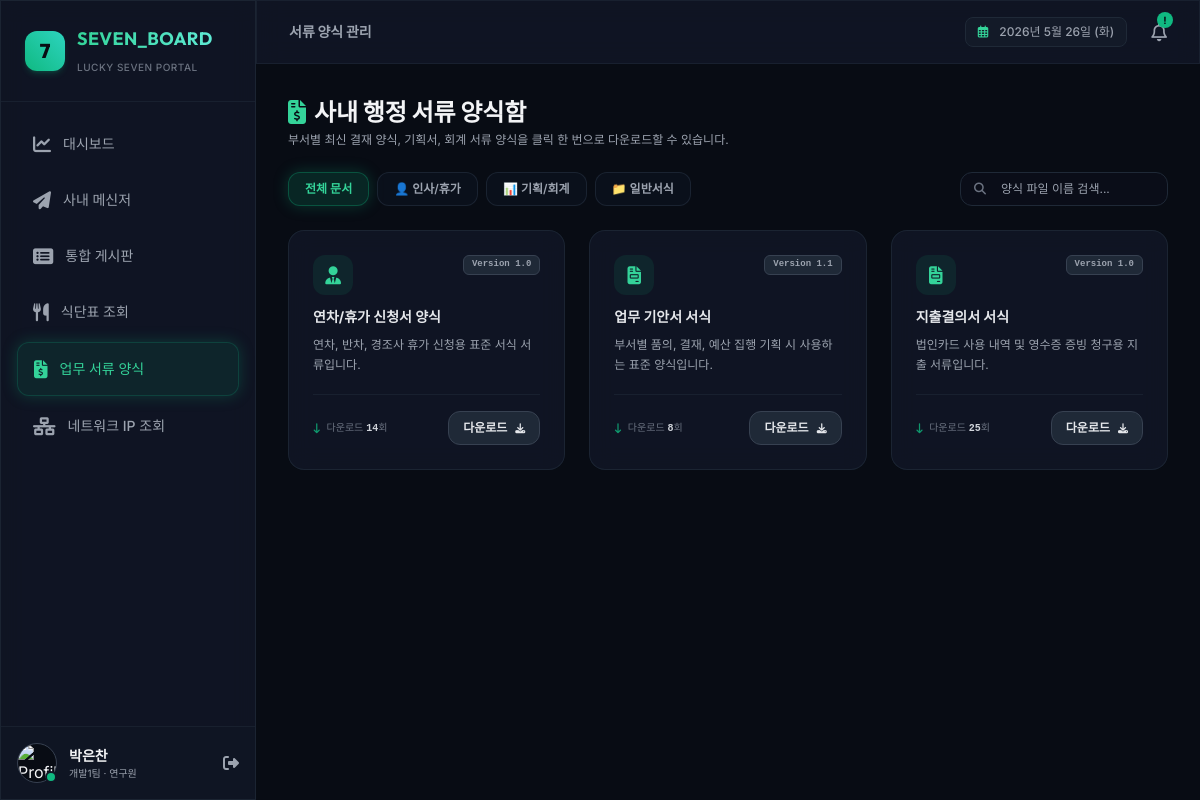
Page /documents (signed in) on the committed database.
### tables this page shows
CREATE TABLE users (
        id TEXT PRIMARY KEY,
        email TEXT UNIQUE NOT NULL,
        password TEXT NOT NULL,
        name TEXT NOT NULL,
        department TEXT NOT NULL,
        position TEXT NOT NULL,
        avatar_url TEXT,
        status TEXT DEFAULT 'Online',
        is_admin INTEGER DEFAULT 0,
        created_at TEXT DEFAULT (datetime('now', 'localtime'))
    );

CREATE TABLE documents (
        id TEXT PRIMARY KEY,
        title TEXT NOT NULL,
        description TEXT,
        category TEXT NOT NULL,
        file_url TEXT NOT NULL,
        version TEXT DEFAULT '1.0' NOT NULL,
        download_count INTEGER DEFAULT 0 NOT NULL,
        created_by TEXT,
        created_at TEXT DEFAULT (datetime('now', 'localtime')),
        FOREIGN KEY (created_by) REFERENCES users(id)
    );

### app.py (the view)
@app.route('/documents')
@login_required
def documents():
    category = request.args.get('category', 'All')
    search_query = request.args.get('search', '').strip()
    conn = get_db_connection()
    query = 'SELECT * FROM documents'
    params = []
    conditions = []
    if category != 'All':
        conditions.append('category = ?')
        params.append(category)
    if search_query:
        conditions.append('(title LIKE ? OR description LIKE ?)')
        params.extend([f"%{search_query}%", f"%{search_query}%"])
    if conditions:
        query += ' WHERE ' + ' AND '.join(conditions)
    query += ' ORDER BY created_at DESC'
    docs = conn.execute(query, params).fetchall()
    conn.close()
    return render_template('documents.html', docs=docs, category=category, search=search_query)

### app.py (called while the page is built)
def login_required(f):
    import functools
    @functools.wraps(f)
    def decorated_function(*args, **kwargs):
        if 'user_id' not in session:
            return redirect(url_for('login'))
        return f(*args, **kwargs)
    return decorated_function

@app.before_request
def load_logged_in_user():
    user_id = session.get('user_id')
    if user_id is None:
        g.user = None
    else:
        conn = get_db_connection()
        g.user = conn.execute('SELECT * FROM users WHERE id = ?', (user_id,)).fetchone()
        conn.close()

### database.py (called while the page is built)
def get_db_connection():
    conn = sqlite3.connect(DATABASE_FILE)
    conn.row_factory = sqlite3.Row  # 컬렉션을 dict처럼 다룰 수 있게 설정
    conn.execute("PRAGMA foreign_keys = ON") # 외래키 제약조건 활성화
    return conn

### templates/documents.html (shortened to what this page needs)
{% extends 'layout.html' %}
{% block content %}
<div class="space-y-6 animate-fade-in">
    <div class="flex flex-col md:flex-row md:items-center justify-between gap-4">
        <div>
            <h2 class="text-2xl font-bold font-outfit text-gray-100 flex items-center gap-2">
                <i class="fa-solid fa-file-invoice-dollar text-emerald-400"></i> 사내 행정 서류 양식함
            </h2>
            <p class="text-xs text-gray-400 mt-1">부서별 최신 결재 양식, 기획서, 회계 서류 양식을 클릭 한 번으로 다운로드할 수 있습니다.</p>
        </div>
    </div>
    <div class="grid grid-cols-1 md:grid-cols-4 gap-4 items-center">
        <div class="md:col-span-3 flex flex-wrap gap-2">
            {% set categories = [('All', '전체 문서'), ('HR', '👤 인사/휴가'), ('Finance', '📊 기획/회계'), ('General', '📁 일반서식')] %}
            {% for cat_val, cat_label in categories %}
            <a href="{{ url_for('documents', category=cat_val, search=search) }}"
               class="px-4 py-2 rounded-xl text-xs font-semibold border transition-all duration-300
               {% if category == cat_val %} bg-emerald-500/15 text-emerald-400 border-emerald-500/30 active-glow
               {% else %} bg-gray-900/40 text-gray-400 border-gray-800/80 hover:text-gray-200 hover:bg-gray-800/40 {% endif %}">
                {{ cat_label }}
            </a>
            {% endfor %}
        </div>
        <form action="{{ url_for('documents') }}" method="GET" class="relative">
            <span class="absolute inset-y-0 left-0 flex items-center pl-3.5 text-gray-500 text-xs">
                <i class="fa-solid fa-magnifying-glass"></i>
            </span>
            <input type="text" name="search" value="{{ search }}" placeholder="양식 파일 이름 검색..." class="w-full bg-[#0a0e1a]/80 border border-gray-800 focus:border-emerald-500/30 rounded-xl py-2 pl-10 pr-4 text-xs outline-none transition-colors text-gray-200">
        </form>
    </div>
    <div class="grid grid-cols-1 md:grid-cols-2 lg:grid-cols-3 gap-6">
        {% if docs %}
            {% for doc in docs %}
            <div class="glass-panel rounded-2xl p-6 border border-gray-800/80 hover:border-emerald-500/30 transition-all duration-300 flex flex-col justify-between space-y-5 group">
                <div class="space-y-3">
                    <div class="flex justify-between items-start">
                        <div class="h-10 w-10 bg-emerald-500/10 rounded-xl flex items-center justify-center text-emerald-400 text-lg group-hover:scale-110 transition-all">
                            {% if doc.category == 'HR' %}
                            <i class="fa-solid fa-user-tie"></i>
                            {% elif doc.category == 'Finance' %}
                            <i class="fa-solid fa-file-invoice"></i>
                            {% else %}
                            <i class="fa-solid fa-folder-open"></i>
                            {% endif %}
                        </div>
                        <span class="text-[9px] font-mono font-bold bg-gray-800 border border-gray-700 text-gray-400 px-2 py-0.5 rounded-md">
                            Version {{ doc.version }}
                        </span>
                    </div>
                    <div>
                        <h4 class="text-sm font-bold text-gray-200 group-hover:text-emerald-400 transition-colors">
                            {{ doc.title }}
                        </h4>
                        <p class="text-xs text-gray-400 leading-relaxed mt-2">
                            {{ doc.description }}
                        </p>
                    </div>
                </div>
                <div class="pt-4 border-t border-gray-800/60 flex items-center justify-between">
                    <span class="text-[10px] text-gray-500 flex items-center gap-1.5">
                        <i class="fa-solid fa-arrow-down-long text-emerald-500/80"></i>
                        <span>다운로드 <span class="font-bold text-gray-300 font-mono">{{ doc.download_count }}</span>회</span>
                    </span>
                    <a href="{{ url_for('download_document', doc_id=doc.id) }}" class="bg-gray-800 hover:bg-emerald-500 hover:text-darkBg text-gray-200 text-xs font-bold px-3.5 py-2 rounded-xl border border-gray-700 hover:border-emerald-500 transition-all flex items-center gap-2 cursor-pointer">
                        <span>다운로드</span>
                        <i class="fa-solid fa-download text-[10px]"></i>
                    </a>
                </div>
            </div>
            {% endfor %}
        {% else %}
            <div class="col-span-3 p-12 text-center text-xs text-gray-500 border border-dashed border-gray-800 rounded-2xl">
                검색 조건에 부합하는 사내 서류 양식이 없습니다.
            </div>
        {% endif %}
    </div>
</div>
{% endblock %}

### templates/layout.html (shortened to what this page needs)
<!DOCTYPE html>
<html lang="ko">
<head>
    <script src="https://cdn.tailwindcss.com"></script>
    <link rel="stylesheet" href="https://cdnjs.cloudflare.com/ajax/libs/font-awesome/6.4.0/css/all.min.css">
</head>
<body class="bg-darkBg text-gray-100 font-sans min-h-screen overflow-x-hidden">
    <div class="flex h-screen overflow-hidden">
        <aside class="w-64 glass-panel border-r border-gray-800/80 flex flex-col justify-between h-full z-30 shrink-0 transition-transform duration-300">
            <div>
                <div class="p-6 border-b border-gray-800/60 flex items-center gap-3">
                    <div class="h-10 w-10 bg-gradient-to-tr from-emerald-500 to-teal-400 rounded-xl flex items-center justify-center text-darkBg font-extrabold text-xl font-outfit shadow-md shadow-emerald-500/20 active-glow">
                        7
                    </div>
                    <div>
                        <h1 class="text-lg font-bold font-outfit tracking-wide bg-gradient-to-r from-emerald-400 to-teal-300 bg-clip-text text-transparent">
                        </h1>
                        <span class="text-[10px] text-gray-500 font-medium uppercase tracking-wider">Lucky Seven Portal</span>
                    </div>
                </div>
                <nav class="p-4 space-y-1">
                    <a href="{{ url_for('dashboard') }}" class="flex items-center gap-3 px-4 py-3 rounded-xl transition-all duration-300 group {% if request.path == '/' %} bg-emerald-500/10 text-emerald-400 border border-emerald-500/20 active-glow {% else %} text-gray-400 hover:text-gray-200 hover:bg-gray-800/40 {% endif %}">
                        <i class="fa-solid fa-chart-line text-lg group-hover:scale-110 transition-transform"></i>
                        <span class="text-sm font-medium">대시보드</span>
                    </a>
                    <a href="{{ url_for('chat') }}" class="flex items-center gap-3 px-4 py-3 rounded-xl transition-all duration-300 group {% if request.path == '/chat' %} bg-emerald-500/10 text-emerald-400 border border-emerald-500/20 active-glow {% else %} text-gray-400 hover:text-gray-200 hover:bg-gray-800/40 {% endif %}">
                        <i class="fa-solid fa-paper-plane text-lg group-hover:rotate-12 transition-transform"></i>
                        <span class="text-sm font-medium">사내 메신저</span>
                    </a>
                    <a href="{{ url_for('board_list') }}" class="flex items-center gap-3 px-4 py-3 rounded-xl transition-all duration-300 group {% if request.path == '/board' or '/board/' in request.path %} bg-emerald-500/10 text-emerald-400 border border-emerald-500/20 active-glow {% else %} text-gray-400 hover:text-gray-200 hover:bg-gray-800/40 {% endif %}">
                        <i class="fa-solid fa-rectangle-list text-lg group-hover:scale-110 transition-transform"></i>
                        <span class="text-sm font-medium">통합 게시판</span>
                    </a>
                    <a href="{{ url_for('menu') }}" class="flex items-center gap-3 px-4 py-3 rounded-xl transition-all duration-300 group {% if request.path == '/menu' %} bg-emerald-500/10 text-emerald-400 border border-emerald-500/20 active-glow {% else %} text-gray-400 hover:text-gray-200 hover:bg-gray-800/40 {% endif %}">
                        <i class="fa-solid fa-utensils text-lg group-hover:scale-110 transition-transform"></i>
                        <span class="text-sm font-medium">식단표 조회</span>
                    </a>
                    <a href="{{ url_for('documents') }}" class="flex items-center gap-3 px-4 py-3 rounded-xl transition-all duration-300 group {% if request.path == '/documents' %} bg-emerald-500/10 text-emerald-400 border border-emerald-500/20 active-glow {% else %} text-gray-400 hover:text-gray-200 hover:bg-gray-800/40 {% endif %}">
                        <i class="fa-solid fa-file-invoice-dollar text-lg group-hover:scale-110 transition-transform"></i>
                        <span class="text-sm font-medium">업무 서류 양식</span>
                    </a>
                    <a href="{{ url_for('network') }}" class="flex items-center gap-3 px-4 py-3 rounded-xl transition-all duration-300 group {% if request.path == '/network' %} bg-emerald-500/10 text-emerald-400 border border-emerald-500/20 active-glow {% else %} text-gray-400 hover:text-gray-200 hover:bg-gray-800/40 {% endif %}">
                        <i class="fa-solid fa-network-wired text-lg group-hover:scale-110 transition-transform"></i>
                        <span class="text-sm font-medium">네트워크 IP 조회</span>
                    </a>
                </nav>
            </div>
            {% if g.user %}
            <div class="p-4 border-t border-gray-800/60 bg-gray-900/30">
                <div class="flex items-center gap-3">
                    <div class="relative">
                        {% if g.user.avatar_url %}
                        <img class="h-10 w-10 rounded-full border border-gray-700 bg-darkBg object-cover" src="{{ g.user.avatar_url }}" alt="Profile" onerror="this.src='https://cdn-icons-png.flaticon.com/512/3135/3135715.png'">
                        {% else %}
                        <img class="h-10 w-10 rounded-full border border-gray-700 bg-darkBg" src="https://cdn-icons-png.flaticon.com/512/3135/3135715.png" alt="Profile">
                        {% endif %}
                        <span class="absolute bottom-0 right-0 h-3 w-3 rounded-full border-2 border-darkCard
                        {% if g.user.status == 'Online' %} bg-emerald-500
                        {% elif g.user.status == 'Away' %} bg-amber-500
                        {% else %} bg-gray-500 {% endif %}"></span>
                    </div>
                    <div class="flex-1 min-w-0">
                        <p class="text-sm font-semibold truncate">{{ g.user.name }}</p>
                        <p class="text-[10px] text-gray-400 truncate">{{ g.user.department }} · {{ g.user.position }}</p>
                    </div>
                    <a href="{{ url_for('logout') }}" title="로그아웃" class="text-gray-400 hover:text-red-400 transition-colors">
                        <i class="fa-solid fa-right-from-bracket text-md"></i>
                    </a>
                </div>
            </div>
            {% endif %}
        </aside>
        <div class="flex-1 flex flex-col overflow-hidden bg-darkBg">
            <header class="h-16 glass-panel border-b border-gray-800/60 flex items-center justify-between px-8 z-20 shrink-0">
                <div class="flex items-center gap-4">
                    <div class="text-sm font-semibold font-outfit text-gray-400">
                        {% if request.path == '/' %} 대시보드
                        {% elif request.path == '/chat' %} 사내 메신저
                        {% elif '/board' in request.path %} 통합 게시판
                        {% elif request.path == '/menu' %} 사내 식단표
                        {% elif request.path == '/documents' %} 서류 양식 관리
                        {% elif request.path == '/network' %} 네트워크 IP 현황
                        {% endif %}
                    </div>
                </div>
                <div class="flex items-center gap-6">
                    <div class="text-xs text-gray-400 font-medium bg-gray-800/30 px-3 py-1.5 rounded-lg border border-gray-800">
                        <i class="fa-regular fa-calendar-days text-emerald-400 mr-2"></i>
                        <span id="header-live-time">Loading...</span>
                    </div>
                    <div class="relative cursor-pointer text-gray-400 hover:text-gray-200 transition-colors">
                        <i class="fa-regular fa-bell text-lg"></i>
                        <span class="absolute -top-1.5 -right-1.5 h-4 w-4 bg-emerald-500 text-[10px] font-bold text-darkBg rounded-full flex items-center justify-center animate-pulse">
                            !
                        </span>
                    </div>
                </div>
            </header>
            <main class="flex-1 overflow-y-auto p-8 relative">
                {% block content %}{% endblock %}
            </main>
        </div>
    </div>
</body>
</html>

### templates/layout.html (style rules this page uses)
.glass-panel { background: rgba(17, 23, 38, 0.85); backdrop-filter: blur(12px); -webkit-backdrop-filter: blur(12px); border: 1px solid rgba(255, 255, 255, 0.05); }
.active-glow { box-shadow: 0 0 15px rgba(16, 185, 129, 0.25); }

### rows in the picture
users: user.name "박은찬", user.department "개발1팀", user.position "연구원"
documents: category "HR" (drawn), version "1.0", title "연차/휴가 신청서 양식", description "연차, 반차, 경조사 휴가 신청용 표준 서식 서류입니다.", download_count "14"
documents: category "Finance" (drawn), version "1.1", title "업무 기안서 서식", description "부서별 품의, 결재, 예산 집행 기획 시 사용하는 표준 양식입니다.", download_count "8"
documents: category "Finance" (drawn), version "1.0", title "지출결의서 서식", description "법인카드 사용 내역 및 영수증 증빙 청구용 지출 서류입니다.", download_count "25"

### other values in the picture
{{ cat_label }} "전체 문서" "👤 인사/휴가" "📊 기획/회계" "📁 일반서식"
